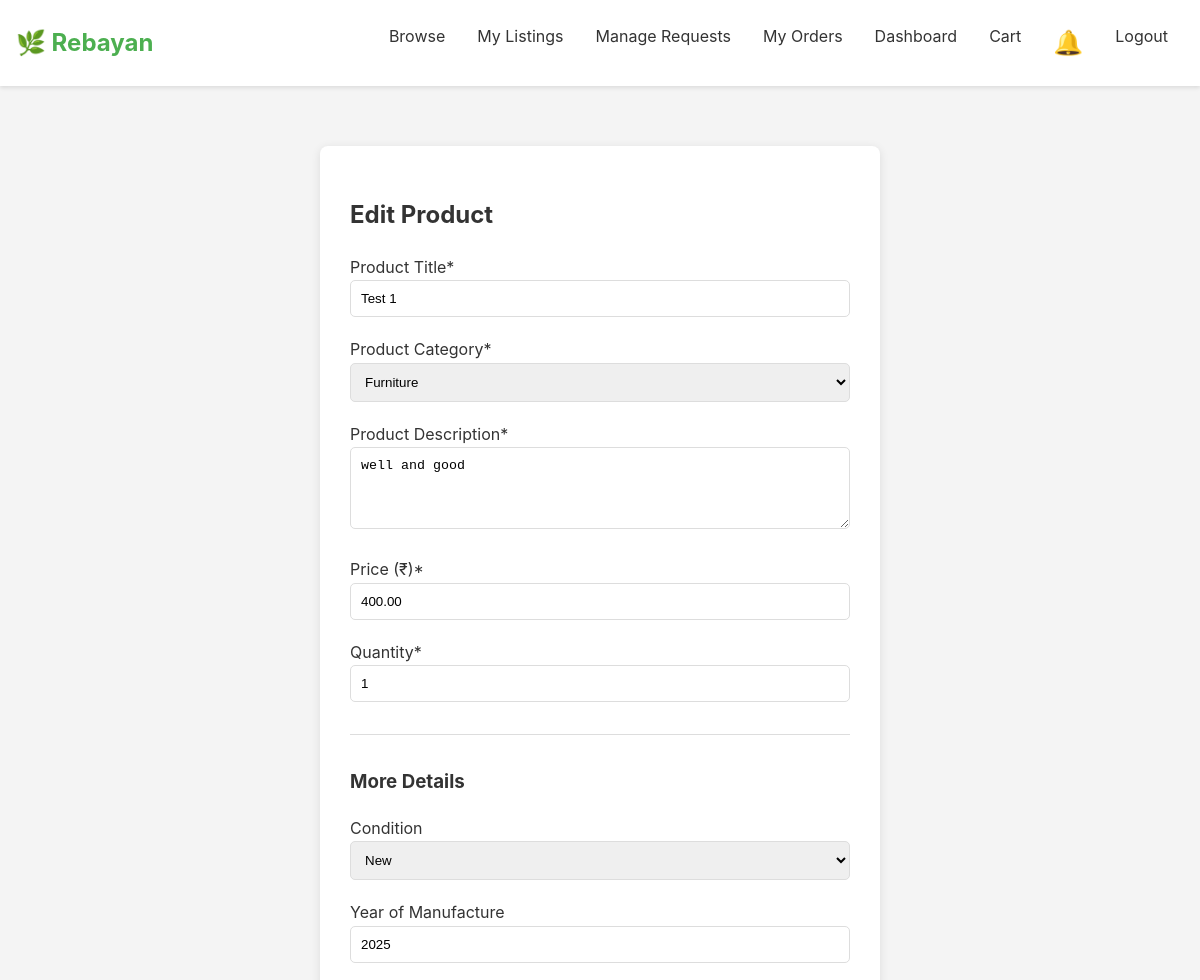
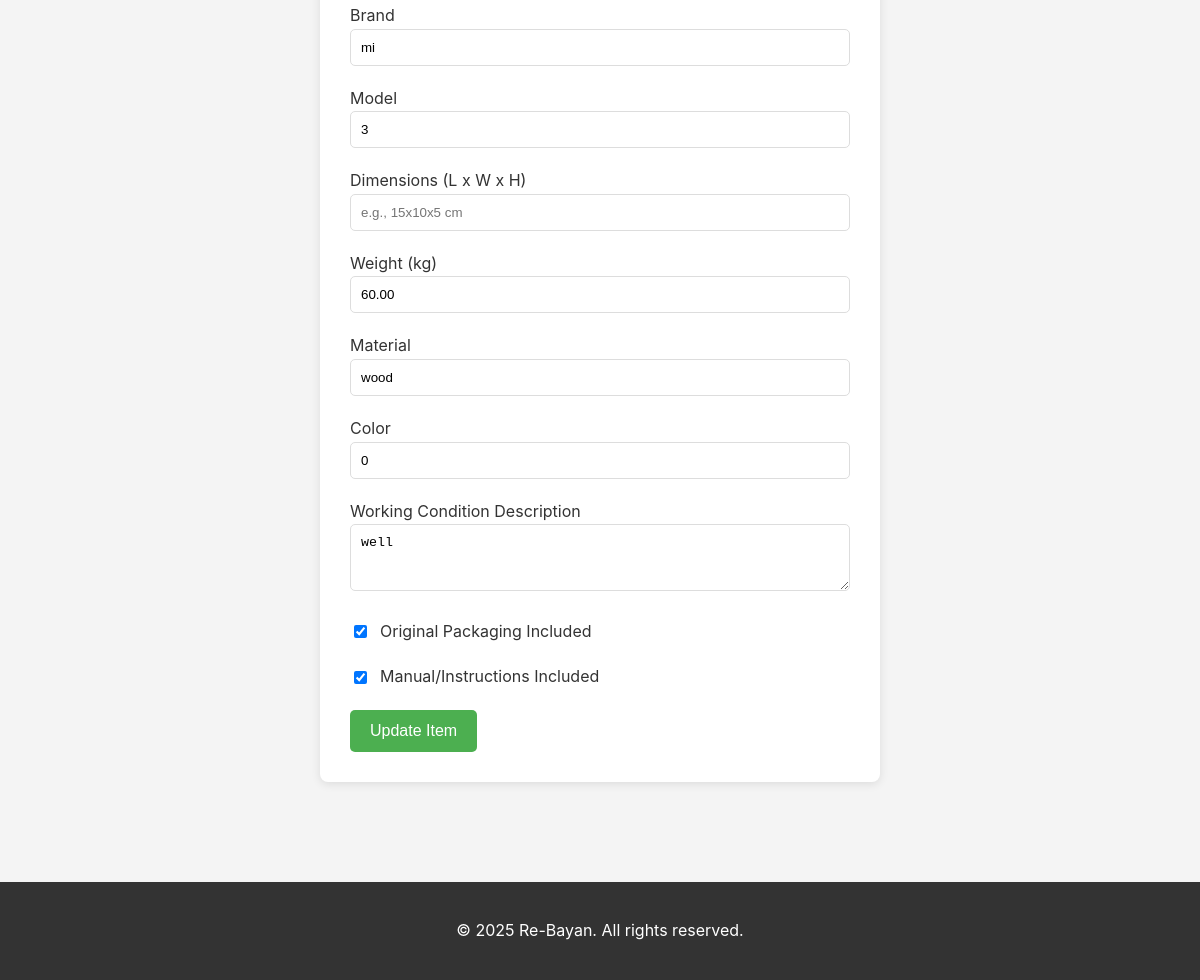
The app's page /edit_product.php?id=1 (signed in) with its own data (2 pictures, top to bottom).
### tables this page shows
CREATE TABLE `products` (
  `id` int(11) NOT NULL,
  `user_id` int(11) NOT NULL,
  `title` varchar(255) NOT NULL,
  `description` text NOT NULL,
  `category` varchar(50) NOT NULL,
  `price` decimal(10,2) NOT NULL,
  `quantity` int(11) NOT NULL DEFAULT 1,
  `product_condition` varchar(50) DEFAULT NULL,
  `year_of_manufacture` int(4) DEFAULT NULL,
  `brand` varchar(100) DEFAULT NULL,
  `model` varchar(100) DEFAULT NULL,
  `dimensions` varchar(50) DEFAULT NULL,
  `weight_kg` decimal(10,2) DEFAULT NULL,
  `material` varchar(100) DEFAULT NULL,
  `color` varchar(50) DEFAULT NULL,
  `has_original_packaging` tinyint(1) NOT NULL DEFAULT 0,
  `has_manual` tinyint(1) NOT NULL DEFAULT 0,
  `working_condition` text DEFAULT NULL,
  `image_paths` text DEFAULT NULL,
  `status` enum('available','pending_approval','sold') NOT NULL DEFAULT 'available',
  `created_at` timestamp NOT NULL DEFAULT current_timestamp()
);

### edit_product.php (the view, shortened to what this page needs)
<?php
include 'templates/header.php';
$product_id = $_GET['id'];
$user_id = $_SESSION['user_id'];
$categories = ['Electronics', 'Furniture', 'Clothing', 'Books', 'Other'];
$conditions = ['New', 'Used - Like New', 'Used - Good', 'Used - Fair'];
$stmt = $conn->prepare("SELECT * FROM products WHERE id = ? AND user_id = ?");
$stmt->bind_param("ii", $product_id, $user_id);
$stmt->execute();
$result = $stmt->get_result();
$product = $result->fetch_assoc();
?>
<div class="form-container">
    <h2>Edit Product</h2>
    <form action="edit_product.php?id=<?= htmlspecialchars($product_id); ?>" method="POST">
        <div class="form-group"><label>Product Title*</label><input type="text" name="title" value="<?= htmlspecialchars($product['title']) ?>" required></div>
        <div class="form-group"><label>Product Category*</label>
            <select name="category" required>
                <?php foreach ($categories as $cat): ?>
                    <option value="<?= $cat ?>" <?= ($product['category'] == $cat) ? 'selected' : '' ?>><?= $cat ?></option>
                <?php endforeach; ?>
            </select>
        </div>
        <div class="form-group"><label>Product Description*</label><textarea name="description" rows="4" required><?= htmlspecialchars($product['description']) ?></textarea></div>
        <div class="form-group"><label>Price (₹)*</label><input type="number" name="price" step="0.01" value="<?= htmlspecialchars($product['price']) ?>" required></div>
        <div class="form-group"><label>Quantity*</label><input type="number" name="quantity" value="<?= htmlspecialchars($product['quantity']) ?>" required></div>
        <hr class="section-divider">
        <h3>More Details</h3>
        <div class="form-group"><label>Condition</label>
            <select name="product_condition">
                <?php foreach ($conditions as $con): ?>
                     <option value="<?= $con ?>" <?= ($product['product_condition'] == $con) ? 'selected' : '' ?>><?= $con ?></option>
                <?php endforeach; ?>
            </select>
        </div>
        <div class="form-group"><label>Year of Manufacture</label><input type="number" name="year_of_manufacture" value="<?= htmlspecialchars($product['year_of_manufacture']) ?>" placeholder="e.g., 2021"></div>
        <div class="form-group"><label>Brand</label><input type="text" name="brand" value="<?= htmlspecialchars($product['brand']) ?>"></div>
        <div class="form-group"><label>Model</label><input type="text" name="model" value="<?= htmlspecialchars($product['model']) ?>"></div>
        <div class="form-group"><label>Dimensions (L x W x H)</label><input type="text" name="dimensions" value="<?= htmlspecialchars($product['dimensions']) ?>" placeholder="e.g., 15x10x5 cm"></div>
        <div class="form-group"><label>Weight (kg)</label><input type="number" name="weight_kg" step="0.01" value="<?= htmlspecialchars($product['weight_kg']) ?>"></div>
        <div class="form-group"><label>Material</label><input type="text" name="material" value="<?= htmlspecialchars($product['material']) ?>" placeholder="e.g., Cotton, Plastic, Wood"></div>
        <div class="form-group"><label>Color</label><input type="text" name="color" value="<?= htmlspecialchars($product['color']) ?>"></div>
        <div class="form-group"><label>Working Condition Description</label><textarea name="working_condition" rows="3" placeholder="e.g., Battery works for 2 hours..."><?= htmlspecialchars($product['working_condition']) ?></textarea></div>
        <div class="form-group checkbox-group">
            <input type="checkbox" id="packaging" name="has_original_packaging" value="1" <?= ($product['has_original_packaging'] == 1) ? 'checked' : '' ?>>
            <label for="packaging">Original Packaging Included</label>
        </div>
        <div class="form-group checkbox-group">
            <input type="checkbox" id="manual" name="has_manual" value="1" <?= ($product['has_manual'] == 1) ? 'checked' : '' ?>>
            <label for="manual">Manual/Instructions Included</label>
        </div>
        <button type="submit" class="btn">Update Item</button>
    </form>
</div>
<?php include 'templates/footer.php'; ?>

### css/style.css (style rules this page uses)
:root { --primary-color: #4CAF50; --background-color: #f4f4f4; --text-color: #333; --card-bg-color: #fff; --border-color: #ddd; }
body { font-family: -apple-system, BlinkMacSystemFont, "Segoe UI", Roboto, Helvetica, Arial, sans-serif; margin: 0; background-color: var(--background-color); color: var(--text-color); line-height: 1.6; }
.btn { background-color: var(--primary-color); color: white; padding: 12px 20px; border: none; border-radius: 5px; cursor: pointer; text-decoration: none; font-size: 1em; width: 100%; box-sizing: border-box; text-align: center; }
@media (min-width: 768px) { .btn { width: auto; } }
.form-container, .auth-form-container { background-color: var(--card-bg-color); padding: 30px; border-radius: 8px; box-shadow: 0 2px 10px rgba(0,0,0,0.1); max-width: 500px; margin: 40px auto; }
.form-group { margin-bottom: 20px; }
.form-group input, .form-group textarea, .form-group select { width: 100%; padding: 10px; border: 1px solid var(--border-color); border-radius: 5px; box-sizing: border-box; }
.section-divider { border: 0; height: 1px; background-color: var(--border-color); margin: 2rem 0; }
.checkbox-group { display: flex; align-items: center; gap: 10px; }
.checkbox-group input[type="checkbox"] { width: auto; }

### records on screen
products: title "Test 1", category "Furniture", description "well and good", price "400.00", quantity "1", product_condition "New", year_of_manufacture "2025", brand "mi", model "3", weight_kg "60.00", material "wood", color "0", working_condition "well", has_original_packaging "☑", has_manual "☑"
